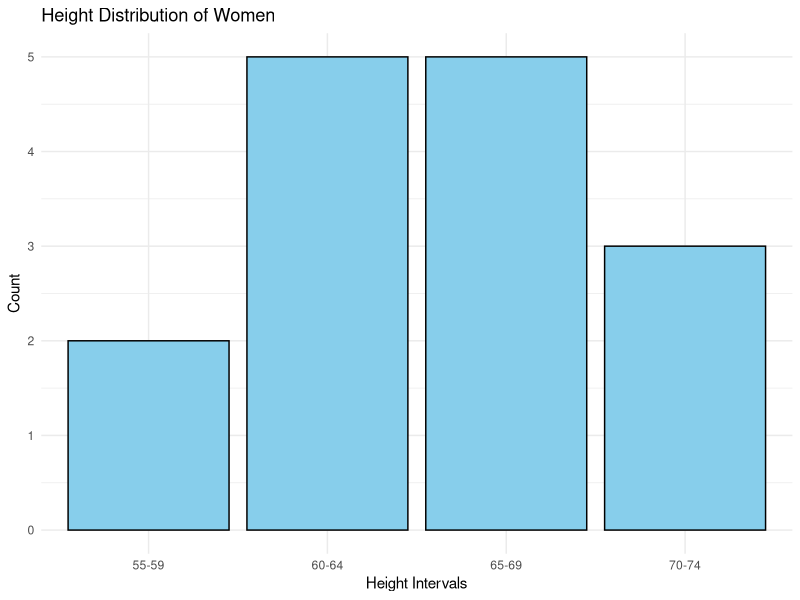

Recreate this plot in R.
# Load the women dataset
data("women")
print(head(women))
height_intervals <- cut(women$height, breaks = c(55, 60, 65, 70, 75), 
right = FALSE, labels = c("55-59", "60-64", "65-69", "70-74"))
women$height_factor <- height_intervals
print(women)
library(ggplot2)
ggplot(women, aes(x = height_factor)) +
  geom_bar(fill = "skyblue", color = "black") +
  labs(title = "Height Distribution of Women", 
x = "Height Intervals", y = "Count") +
  theme_minimal()
# Summary statistics of the heights
summary(women$height)
